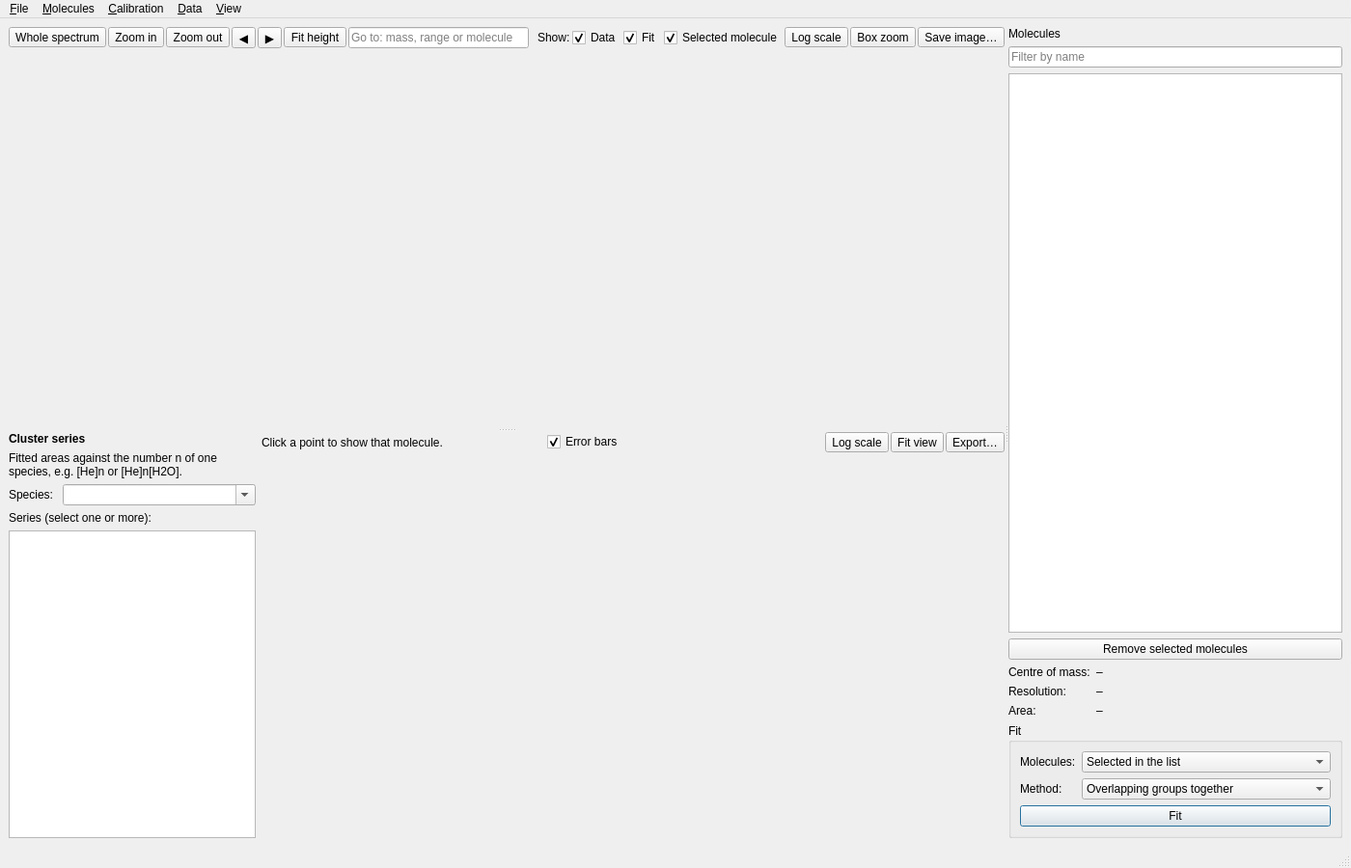
<?xml version="1.0" encoding="UTF-8"?>
<ui version="4.0">
 <class>MainWindow</class>
 <widget class="QMainWindow" name="MainWindow">
  <property name="geometry">
   <rect>
    <x>0</x>
    <y>0</y>
    <width>1400</width>
    <height>900</height>
   </rect>
  </property>
  <property name="windowTitle">
   <string>IsotopeFit</string>
  </property>
  <widget class="QWidget" name="centralwidget">
   <layout class="QHBoxLayout" name="centralLayout">
    <item>
     <widget class="QSplitter" name="mainSplitter">
      <property name="orientation">
       <enum>Qt::Horizontal</enum>
      </property>
      <widget class="QSplitter" name="plotSplitter">
       <property name="orientation">
        <enum>Qt::Vertical</enum>
       </property>
       <widget class="QWidget" name="spectrumPanel">
        <layout class="QVBoxLayout" name="spectrumPanelLayout" stretch="0,1,0">
        <property name="leftMargin">
         <number>0</number>
        </property>
        <property name="topMargin">
         <number>0</number>
        </property>
        <property name="rightMargin">
         <number>0</number>
        </property>
        <property name="bottomMargin">
         <number>0</number>
        </property>
        <property name="spacing">
         <number>2</number>
        </property>
        <item>
         <layout class="QHBoxLayout" name="spectrumControls">
          <item>
           <widget class="QToolButton" name="wholeButton">
            <property name="text">
             <string>Whole spectrum</string>
            </property>
            <property name="toolTip">
             <string>Show the whole spectrum (Ctrl+0)</string>
            </property>
            <property name="autoRaise">
             <bool>false</bool>
            </property>
           </widget>
          </item>
          <item>
           <widget class="QToolButton" name="zoomInButton">
            <property name="text">
             <string>Zoom in</string>
            </property>
            <property name="toolTip">
             <string>Show half the mass range, around the centre</string>
            </property>
            <property name="autoRaise">
             <bool>false</bool>
            </property>
           </widget>
          </item>
          <item>
           <widget class="QToolButton" name="zoomOutButton">
            <property name="text">
             <string>Zoom out</string>
            </property>
            <property name="toolTip">
             <string>Show twice the mass range, around the centre</string>
            </property>
            <property name="autoRaise">
             <bool>false</bool>
            </property>
           </widget>
          </item>
          <item>
           <widget class="QToolButton" name="panLeftButton">
            <property name="text">
             <string>◀</string>
            </property>
            <property name="toolTip">
             <string>Move to lower masses by half a view</string>
            </property>
            <property name="autoRaise">
             <bool>false</bool>
            </property>
           </widget>
          </item>
          <item>
           <widget class="QToolButton" name="panRightButton">
            <property name="text">
             <string>▶</string>
            </property>
            <property name="toolTip">
             <string>Move to higher masses by half a view</string>
            </property>
            <property name="autoRaise">
             <bool>false</bool>
            </property>
           </widget>
          </item>
          <item>
           <widget class="QToolButton" name="fitHeightButton">
            <property name="text">
             <string>Fit height</string>
            </property>
            <property name="toolTip">
             <string>Fit the vertical axis to what is visible</string>
            </property>
            <property name="autoRaise">
             <bool>false</bool>
            </property>
           </widget>
          </item>
          <item>
           <widget class="QLineEdit" name="gotoEdit">
            <property name="placeholderText">
             <string>Go to: mass, range or molecule</string>
            </property>
            <property name="toolTip">
             <string>Type a mass (300), a range (300-320) or a molecule name ([He]4), then press Enter</string>
            </property>
            <property name="clearButtonEnabled">
             <bool>true</bool>
            </property>
            <property name="maximumSize">
             <size>
              <width>230</width>
              <height>16777215</height>
             </size>
            </property>
           </widget>
          </item>
          <item>
           <spacer name="spectrumSpacer">
            <property name="orientation">
             <enum>Qt::Horizontal</enum>
            </property>
           </spacer>
          </item>
          <item>
           <widget class="QLabel" name="showCaption">
            <property name="text">
             <string>Show:</string>
            </property>
           </widget>
          </item>
          <item>
           <widget class="QCheckBox" name="showDataCheck">
            <property name="text">
             <string>Data</string>
            </property>
            <property name="toolTip">
             <string>Show the measured spectrum</string>
            </property>
            <property name="checked">
             <bool>true</bool>
            </property>
           </widget>
          </item>
          <item>
           <widget class="QCheckBox" name="showFitCheck">
            <property name="text">
             <string>Fit</string>
            </property>
            <property name="toolTip">
             <string>Show the sum of all fitted molecules</string>
            </property>
            <property name="checked">
             <bool>true</bool>
            </property>
           </widget>
          </item>
          <item>
           <widget class="QCheckBox" name="showPatternCheck">
            <property name="text">
             <string>Selected molecule</string>
            </property>
            <property name="toolTip">
             <string>Show the pattern of the molecule selected in the list</string>
            </property>
            <property name="checked">
             <bool>true</bool>
            </property>
           </widget>
          </item>
          <item>
           <widget class="QToolButton" name="logButton">
            <property name="text">
             <string>Log scale</string>
            </property>
            <property name="toolTip">
             <string>Logarithmic vertical axis</string>
            </property>
            <property name="autoRaise">
             <bool>false</bool>
            </property>
            <property name="checkable">
             <bool>true</bool>
            </property>
           </widget>
          </item>
          <item>
           <widget class="QToolButton" name="boxZoomButton">
            <property name="text">
             <string>Box zoom</string>
            </property>
            <property name="toolTip">
             <string>On: drag a box to zoom in. Off: drag to move the view</string>
            </property>
            <property name="autoRaise">
             <bool>false</bool>
            </property>
            <property name="checkable">
             <bool>true</bool>
            </property>
           </widget>
          </item>
          <item>
           <widget class="QToolButton" name="saveImageButton">
            <property name="text">
             <string>Save image…</string>
            </property>
            <property name="toolTip">
             <string>Save the spectrum plot as PNG or SVG</string>
            </property>
            <property name="autoRaise">
             <bool>false</bool>
            </property>
           </widget>
          </item>
         </layout>
        </item>
        <item>
         <widget class="QWidget" name="spectrumPlotHost">
          <property name="minimumSize">
           <size>
            <width>400</width>
            <height>250</height>
           </size>
          </property>
          <property name="toolTip">
           <string>Scroll to zoom, drag to move (or draw a box with Box zoom on), right-click for more options</string>
          </property>
         </widget>
        </item>
        <item>
         <widget class="QLabel" name="cursorLabel">
          <property name="text">
           <string> </string>
          </property>
         </widget>
        </item>
       </layout>
      </widget>
       <widget class="QWidget" name="seriesPanel">
        <layout class="QHBoxLayout" name="seriesPanelLayout" stretch="0,1">
         <property name="leftMargin">
          <number>0</number>
         </property>
         <property name="topMargin">
          <number>0</number>
         </property>
         <property name="rightMargin">
          <number>0</number>
         </property>
         <property name="bottomMargin">
          <number>0</number>
         </property>
         <item>
          <layout class="QVBoxLayout" name="seriesListLayout">
           <item>
            <widget class="QLabel" name="seriesTitle">
             <property name="text">
              <string>&lt;b&gt;Cluster series&lt;/b&gt;</string>
             </property>
            </widget>
           </item>
           <item>
            <widget class="QLabel" name="seriesExplanation">
             <property name="text">
              <string>Fitted areas against the number n of one species, e.g. [He]n or [He]n[H2O].</string>
             </property>
             <property name="wordWrap">
              <bool>true</bool>
             </property>
             <property name="maximumSize">
              <size>
               <width>260</width>
               <height>16777215</height>
              </size>
             </property>
            </widget>
           </item>
           <item>
            <layout class="QHBoxLayout" name="speciesRow">
             <item>
              <widget class="QLabel" name="speciesCaption">
               <property name="text">
                <string>Species:</string>
               </property>
               <property name="buddy">
                <cstring>speciesCombo</cstring>
               </property>
              </widget>
             </item>
             <item>
              <widget class="QComboBox" name="speciesCombo">
               <property name="editable">
                <bool>true</bool>
               </property>
               <property name="insertPolicy">
                <enum>QComboBox::NoInsert</enum>
               </property>
               <property name="maximumSize">
                <size>
                 <width>200</width>
                 <height>16777215</height>
                </size>
               </property>
               <property name="toolTip">
                <string>The species that is counted. Pick one from the list (found in the molecule names, most common first), or type one and press Enter.</string>
               </property>
               <property name="sizePolicy">
                <sizepolicy hsizetype="Expanding" vsizetype="Fixed">
                 <horstretch>1</horstretch>
                 <verstretch>0</verstretch>
                </sizepolicy>
               </property>
              </widget>
             </item>
            </layout>
           </item>
           <item>
            <widget class="QLabel" name="seriesListCaption">
             <property name="text">
              <string>Series (select one or more):</string>
             </property>
            </widget>
           </item>
           <item>
            <widget class="QListWidget" name="seriesList">
             <property name="maximumSize">
              <size>
               <width>260</width>
               <height>16777215</height>
              </size>
             </property>
             <property name="toolTip">
              <string>Click a series to plot it; Shift- or Cmd-click to plot and export several.</string>
             </property>
            </widget>
           </item>
          </layout>
         </item>
         <item>
          <layout class="QVBoxLayout" name="seriesPlotLayout" stretch="0,1">
           <property name="spacing">
            <number>2</number>
           </property>
           <item>
            <layout class="QHBoxLayout" name="seriesControls">
          <item>
           <widget class="QLabel" name="seriesHint">
            <property name="text">
             <string>Click a point to show that molecule.</string>
            </property>
           </widget>
          </item>
          <item>
           <spacer name="seriesSpacer">
            <property name="orientation">
             <enum>Qt::Horizontal</enum>
            </property>
           </spacer>
          </item>
          <item>
           <widget class="QCheckBox" name="seriesErrorsCheck">
            <property name="text">
             <string>Error bars</string>
            </property>
            <property name="toolTip">
             <string>Show ± one standard deviation</string>
            </property>
            <property name="checked">
             <bool>true</bool>
            </property>
           </widget>
          </item>
          <item>
           <widget class="QToolButton" name="seriesLogButton">
            <property name="text">
             <string>Log scale</string>
            </property>
            <property name="toolTip">
             <string>Logarithmic vertical axis</string>
            </property>
            <property name="autoRaise">
             <bool>false</bool>
            </property>
            <property name="checkable">
             <bool>true</bool>
            </property>
           </widget>
          </item>
          <item>
           <widget class="QToolButton" name="seriesFitButton">
            <property name="text">
             <string>Fit view</string>
            </property>
            <property name="toolTip">
             <string>Show the whole series</string>
            </property>
            <property name="autoRaise">
             <bool>false</bool>
            </property>
           </widget>
          </item>
          <item>
           <widget class="QToolButton" name="seriesExportButton">
            <property name="text">
             <string>Export…</string>
            </property>
            <property name="toolTip">
             <string>Export the cluster series as text</string>
            </property>
            <property name="autoRaise">
             <bool>false</bool>
            </property>
           </widget>
          </item>
            </layout>
           </item>
           <item>
            <widget class="QWidget" name="seriesPlotHost">
             <property name="sizePolicy">
              <sizepolicy hsizetype="Expanding" vsizetype="Expanding">
               <horstretch>1</horstretch>
               <verstretch>1</verstretch>
              </sizepolicy>
             </property>
             <property name="minimumSize">
              <size>
               <width>300</width>
               <height>150</height>
              </size>
             </property>
            </widget>
           </item>
          </layout>
         </item>
        </layout>
       </widget>
      </widget>
      <widget class="QWidget" name="rightPanel">
       <layout class="QVBoxLayout" name="rightPanelLayout">
        <item>
         <widget class="QLabel" name="moleculesLabel">
          <property name="text">
           <string>Molecules</string>
          </property>
         </widget>
        </item>
        <item>
         <widget class="QLineEdit" name="filterEdit">
          <property name="placeholderText">
           <string>Filter by name</string>
          </property>
          <property name="clearButtonEnabled">
           <bool>true</bool>
          </property>
         </widget>
        </item>
        <item>
         <widget class="QTableView" name="moleculeTable">
          <property name="minimumSize">
           <size>
            <width>320</width>
            <height>0</height>
           </size>
          </property>
          <property name="selectionBehavior">
           <enum>QAbstractItemView::SelectRows</enum>
          </property>
          <property name="selectionMode">
           <enum>QAbstractItemView::ExtendedSelection</enum>
          </property>
          <property name="sortingEnabled">
           <bool>true</bool>
          </property>
          <property name="alternatingRowColors">
           <bool>true</bool>
          </property>
         </widget>
        </item>
        <item>
         <widget class="QPushButton" name="removeButton">
          <property name="text">
           <string>Remove selected molecules</string>
          </property>
         </widget>
        </item>
        <item>
         <layout class="QFormLayout" name="infoLayout">
          <item row="0" column="0">
           <widget class="QLabel" name="comCaption">
            <property name="text">
             <string>Centre of mass:</string>
            </property>
           </widget>
          </item>
          <item row="0" column="1">
           <widget class="QLabel" name="comLabel">
            <property name="text">
             <string>–</string>
            </property>
           </widget>
          </item>
          <item row="1" column="0">
           <widget class="QLabel" name="resolutionCaption">
            <property name="text">
             <string>Resolution:</string>
            </property>
           </widget>
          </item>
          <item row="1" column="1">
           <widget class="QLabel" name="resolutionLabel">
            <property name="text">
             <string>–</string>
            </property>
           </widget>
          </item>
          <item row="2" column="0">
           <widget class="QLabel" name="areaCaption">
            <property name="text">
             <string>Area:</string>
            </property>
           </widget>
          </item>
          <item row="2" column="1">
           <widget class="QLabel" name="areaLabel">
            <property name="text">
             <string>–</string>
            </property>
           </widget>
          </item>
         </layout>
        </item>
        <item>
         <widget class="QGroupBox" name="fitGroup">
          <property name="title">
           <string>Fit</string>
          </property>
          <layout class="QFormLayout" name="fitForm">
           <item row="0" column="0">
            <widget class="QLabel" name="fitScopeCaption">
             <property name="text">
              <string>Molecules:</string>
             </property>
             <property name="buddy">
              <cstring>fitScopeCombo</cstring>
             </property>
            </widget>
           </item>
           <item row="0" column="1">
            <widget class="QComboBox" name="fitScopeCombo">
             <property name="toolTip">
              <string>Which molecules to fit. Molecules overlapping them are always fitted too.</string>
             </property>
             <item>
              <property name="text">
               <string>Selected in the list</string>
              </property>
             </item>
             <item>
              <property name="text">
               <string>All</string>
              </property>
             </item>
             <item>
              <property name="text">
               <string>In the current view</string>
              </property>
             </item>
            </widget>
           </item>
           <item row="1" column="0">
            <widget class="QLabel" name="fitModeCaption">
             <property name="text">
              <string>Method:</string>
             </property>
             <property name="buddy">
              <cstring>fitModeCombo</cstring>
             </property>
            </widget>
           </item>
           <item row="1" column="1">
            <widget class="QComboBox" name="fitModeCombo">
             <property name="toolTip">
              <string>How the molecules are fitted</string>
             </property>
             <item>
              <property name="text">
               <string>Overlapping groups together</string>
              </property>
             </item>
             <item>
              <property name="text">
               <string>One molecule at a time</string>
              </property>
             </item>
            </widget>
           </item>
           <item row="2" column="0" colspan="2">
            <widget class="QPushButton" name="fitButton">
             <property name="text">
              <string>Fit</string>
             </property>
             <property name="default">
              <bool>true</bool>
             </property>
            </widget>
           </item>
          </layout>
         </widget>
        </item>
       </layout>
      </widget>
     </widget>
    </item>
   </layout>
  </widget>
  <widget class="QMenuBar" name="menubar">
   <property name="geometry">
    <rect>
     <x>0</x>
     <y>0</y>
     <width>1400</width>
     <height>24</height>
    </rect>
   </property>
   <widget class="QMenu" name="menuFile">
    <property name="title">
     <string>&amp;File</string>
    </property>
    <addaction name="actionOpen"/>
    <addaction name="actionSave"/>
    <addaction name="actionSaveAs"/>
    <addaction name="separator"/>
    <addaction name="actionSettings"/>
    <addaction name="separator"/>
    <addaction name="actionQuit"/>
   </widget>
   <widget class="QMenu" name="menuMolecules">
    <property name="title">
     <string>&amp;Molecules</string>
    </property>
    <addaction name="actionLoadMolecules"/>
    <addaction name="actionLoadMoleculeFolder"/>
    <addaction name="separator"/>
    <addaction name="actionClusterGenerator"/>
   </widget>
   <widget class="QMenu" name="menuCalibration">
    <property name="title">
     <string>&amp;Calibration</string>
    </property>
    <addaction name="actionBackground"/>
    <addaction name="actionCalibration"/>
    <addaction name="actionPeakShape"/>
    <addaction name="actionDriftCorrection"/>
    <addaction name="separator"/>
    <addaction name="actionLoadCalibration"/>
   </widget>
   <widget class="QMenu" name="menuData">
    <property name="title">
     <string>&amp;Data</string>
    </property>
    <addaction name="actionExportSeries"/>
    <addaction name="actionExportSpectrum"/>
    <addaction name="actionExportFitted"/>
    <addaction name="separator"/>
    <addaction name="actionGlobalFit"/>
    <addaction name="actionBatchFit"/>
   </widget>
   <widget class="QMenu" name="menuView">
    <property name="title">
     <string>&amp;View</string>
    </property>
    <addaction name="actionOverview"/>
    <addaction name="actionLogScale"/>
   </widget>
   <addaction name="menuFile"/>
   <addaction name="menuMolecules"/>
   <addaction name="menuCalibration"/>
   <addaction name="menuData"/>
   <addaction name="menuView"/>
  </widget>
  <widget class="QStatusBar" name="statusbar"/>
  <action name="actionOpen">
   <property name="text">
    <string>&amp;Open…</string>
   </property>
   <property name="shortcut">
    <string>Ctrl+O</string>
   </property>
  </action>
  <action name="actionSave">
   <property name="text">
    <string>&amp;Save</string>
   </property>
   <property name="shortcut">
    <string>Ctrl+S</string>
   </property>
  </action>
  <action name="actionSaveAs">
   <property name="text">
    <string>Save &amp;as…</string>
   </property>
   <property name="shortcut">
    <string>Ctrl+Shift+S</string>
   </property>
  </action>
  <action name="actionSettings">
   <property name="text">
    <string>Settings…</string>
   </property>
  </action>
  <action name="actionQuit">
   <property name="text">
    <string>&amp;Quit</string>
   </property>
   <property name="shortcut">
    <string>Ctrl+Q</string>
   </property>
  </action>
  <action name="actionLoadMolecules">
   <property name="text">
    <string>Load from IsotopeFit file (.ifm, .ifd)…</string>
   </property>
  </action>
  <action name="actionLoadMoleculeFolder">
   <property name="text">
    <string>Load from folder of text files…</string>
   </property>
  </action>
  <action name="actionClusterGenerator">
   <property name="text">
    <string>Cluster generator…</string>
   </property>
  </action>
  <action name="actionBackground">
   <property name="text">
    <string>Background correction…</string>
   </property>
  </action>
  <action name="actionCalibration">
   <property name="text">
    <string>Mass and resolution calibration…</string>
   </property>
  </action>
  <action name="actionPeakShape">
   <property name="text">
    <string>Edit peak shape (current view)…</string>
   </property>
  </action>
  <action name="actionDriftCorrection">
   <property name="text">
    <string>Drift correction…</string>
   </property>
   <property name="toolTip">
    <string>Correct a drift of the flight times during the measurement, using the spectra in the .h5 file</string>
   </property>
  </action>
  <action name="actionLoadCalibration">
   <property name="text">
    <string>Load calibration and molecules from .ifd…</string>
   </property>
  </action>
  <action name="actionExportSeries">
   <property name="text">
    <string>Export cluster series…</string>
   </property>
  </action>
  <action name="actionExportSpectrum">
   <property name="text">
    <string>Export calibrated mass spectrum…</string>
   </property>
  </action>
  <action name="actionExportFitted">
   <property name="text">
    <string>Export fitted mass spectrum…</string>
   </property>
  </action>
  <action name="actionGlobalFit">
   <property name="text">
    <string>Fit all molecules at once (global)</string>
   </property>
   <property name="toolTip">
    <string>One non-negative least-squares fit of every molecule over the whole spectrum (MATLAB batch_fit)</string>
   </property>
  </action>
  <action name="actionBatchFit">
   <property name="text">
    <string>Batch fit a folder of .ifd files…</string>
   </property>
   <property name="toolTip">
    <string>Fit every .ifd file in a folder with the global fit and save the results</string>
   </property>
  </action>
  <action name="actionOverview">
   <property name="text">
    <string>Overview</string>
   </property>
   <property name="toolTip">
    <string>Show the whole spectrum</string>
   </property>
   <property name="shortcut">
    <string>Ctrl+0</string>
   </property>
  </action>
  <action name="actionLogScale">
   <property name="checkable">
    <bool>true</bool>
   </property>
   <property name="text">
    <string>Log scale</string>
   </property>
   <property name="shortcut">
    <string>Ctrl+L</string>
   </property>
  </action>
 </widget>
 <resources/>
 <connections/>
</ui>
